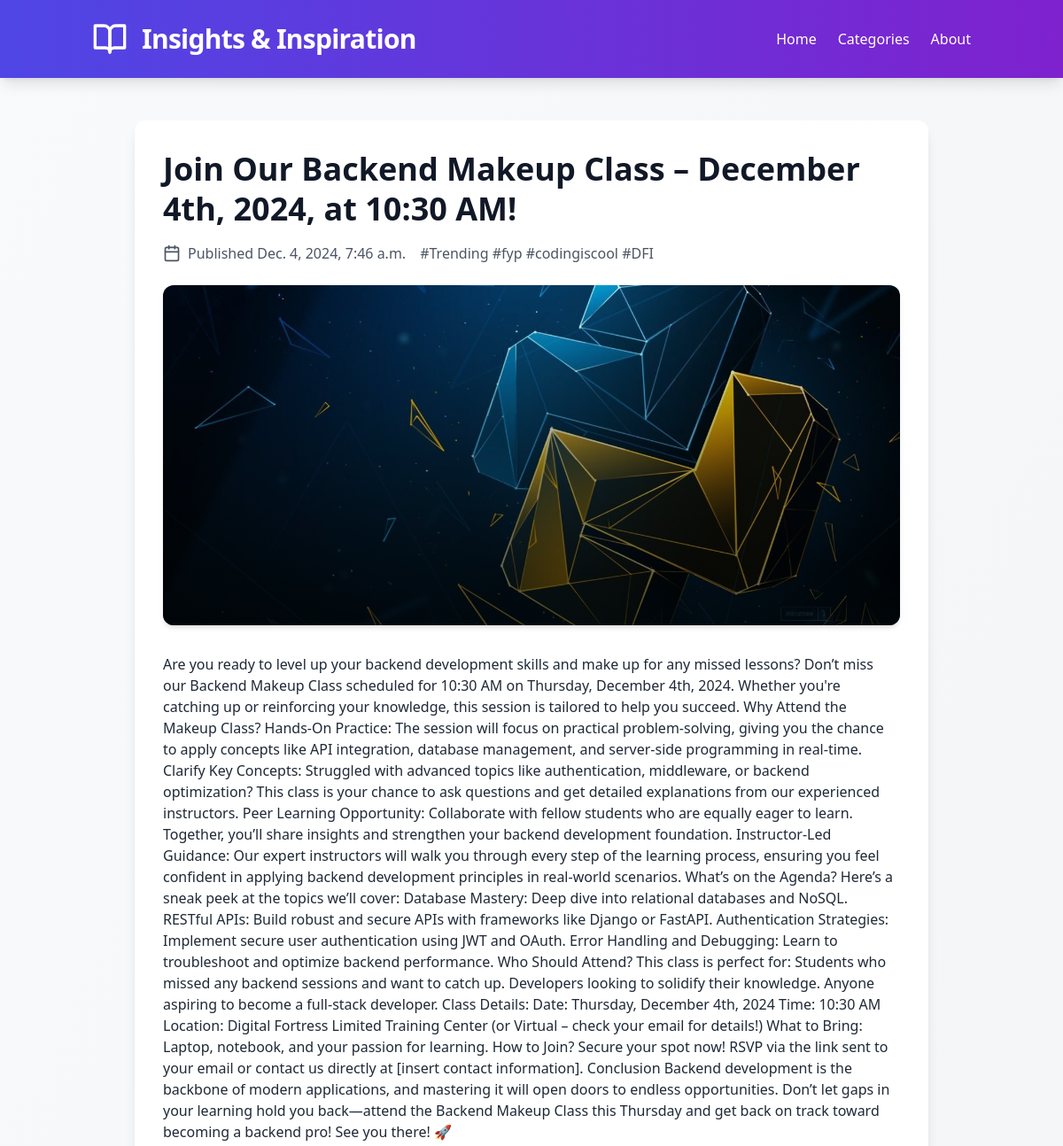
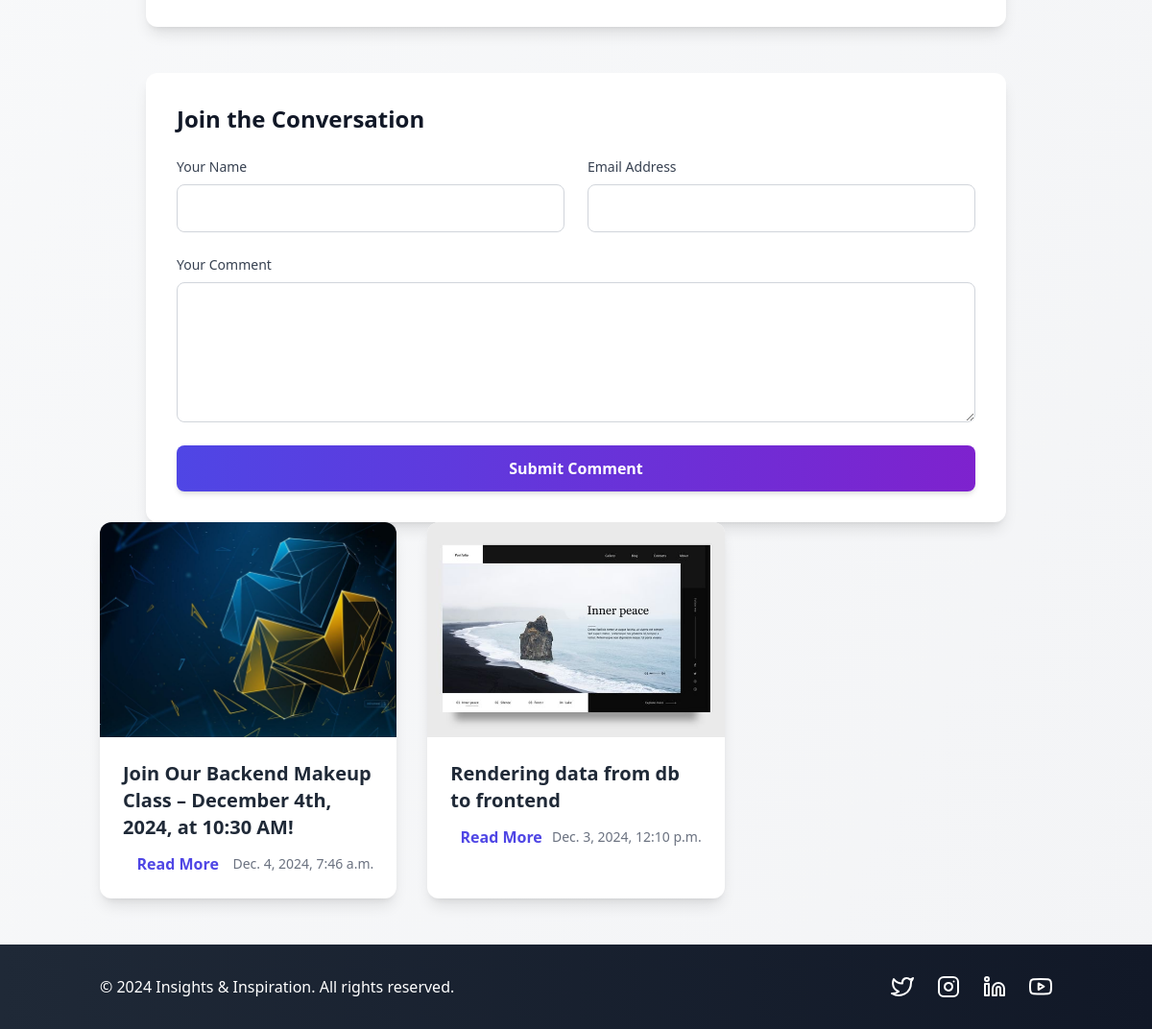
/2, run on the app's committed database (2 pictures, top to bottom).
### blog/models.py (models this page shows, shortened)
class Blog(models.Model):
    id = models.AutoField(primary_key=True)
    title = models.CharField(max_length=250, unique=True)
    content = models.TextField(null=True)
    image = models.ImageField(upload_to="Blog_image")
    video = models.FileField(upload_to="Blog_video", null=True)
    audio = models.FileField(upload_to="Blog_audio", null=True)
    hashtag = models.CharField(max_length=50, null=True)
    created_at = models.DateTimeField(auto_now_add=True)
    class Meta:
        ordering = ["-created_at"]

### blog/views.py (the view)
# urls.py: path("<int:pk>", detail, name="more info"),
def detail(request, pk):
    article = get_object_or_404(Blog, pk=pk)
    blogs = Blog.objects.all()
    return render(request, "detail.html", {"article": article, "blogs": blogs})

### template/detail.html (shortened to what this page needs)
{% load static %}
<!DOCTYPE html>
<html lang="en">
<head>
    <script src="https://cdn.tailwindcss.com"></script>
    <link rel="stylesheet" href="{% static 'main.css' %}">
</head>
<body class="bg-gradient-to-br from-gray-50 to-gray-100 min-h-screen flex flex-col font-sans antialiased">
    <header class="bg-gradient-to-r from-indigo-600 to-purple-700 text-white py-6 shadow-lg">
        <div class="container mx-auto px-4 flex items-center justify-between">
            <div class="flex items-center space-x-4">
                <i data-feather="book-open" class="w-10 h-10 text-white"></i>
                <a href="#"
                    class="text-3xl font-extrabold tracking-tight transform transition duration-300 hover:scale-105">Insights
                    & Inspiration</a>
            </div>
            <nav class="hidden md:flex space-x-6">
                <a href="#" class="hover:text-yellow-300 transition duration-300 transform hover:scale-110">Home</a>
                <a href="#"
                    class="hover:text-yellow-300 transition duration-300 transform hover:scale-110">Categories</a>
                <a href="#" class="hover:text-yellow-300 transition duration-300 transform hover:scale-110">About</a>
            </nav>
        </div>
    </header>
    <main class="container mx-auto py-12 px-4 flex-grow">
        <div class="max-w-4xl mx-auto">
            <article class="bg-white rounded-xl shadow-lg overflow-hidden p-8">
                <div class="mb-8">
                    <h1 class="text-4xl font-bold text-gray-900 mb-4 leading-tight">{{ article.title }}</h1>
                    <div class="flex items-center space-x-4 text-gray-600 mb-6">
                        <div class="flex items-center space-x-2">
                            <i data-feather="calendar" class="w-5 h-5"></i>
                            <span>Published {{ article.created_at }}</span>
                        </div>
                        <div class="flex items-center space-x-2">
                            <span>{{ article.hashtag }}</span>
                        </div>
                    </div>
                    <div class="relative">
                        <img src="{{ article.image.url }}" alt="Blog Featured Image"
                            class="w-full h-96 object-cover rounded-xl shadow-md">
                        <div class="absolute inset-0 bg-gradient-to-t from-black/70 to-transparent rounded-xl"></div>
                    </div>
                </div>
                <div class="prose prose-lg text-gray-800 space-y-6">
                    <p>{{ article.content }}</p>
                </div>
            </article>
            <section class="mt-12 bg-white rounded-xl shadow-lg p-8">
                <h3 class="text-2xl font-bold text-gray-900 mb-6">Join the Conversation</h3>
                <form class="space-y-6", method="POST">
                    <div class="grid md:grid-cols-2 gap-6">
                        <div>
                            <label for="name" class="block text-sm font-medium text-gray-700 mb-2">Your Name</label>
                            <input type="text" id="name" name="name" required
                                class="block w-full px-4 py-3 border border-gray-300 rounded-lg focus:ring-2 focus:ring-indigo-500 focus:border-indigo-500 transition duration-300">
                        </div>
                        <div>
                            <label for="email" class="block text-sm font-medium text-gray-700 mb-2">Email
                                Address</label>
                            <input type="email" id="email" name="email" required
                                class="block w-full px-4 py-3 border border-gray-300 rounded-lg focus:ring-2 focus:ring-indigo-500 focus:border-indigo-500 transition duration-300">
                        </div>
                    </div>
                    <div>
                        <label for="comment" class="block text-sm font-medium text-gray-700 mb-2">Your Comment</label>
                        <textarea id="comment" name="comment" rows="5" required
                            class="block w-full px-4 py-3 border border-gray-300 rounded-lg focus:ring-2 focus:ring-indigo-500 focus:border-indigo-500 transition duration-300"></textarea>
                    </div>
                    <button type="submit"
                        class="w-full bg-gradient-to-r from-indigo-600 to-purple-700 text-white font-semibold py-3 rounded-lg shadow-md hover:opacity-90 transition duration-300 transform hover:scale-105 active:scale-95">
                        Submit Comment
                    </button>
                </form>
            </section>
        </div>
        <div class="grid grid-cols-1 md:grid-cols-2 lg:grid-cols-3 gap-8">
            {% for blog in blogs%}
            <article
                class="bg-white rounded-xl shadow-lg overflow-hidden transform transition duration-500 hover:scale-105 hover:shadow-2xl group">
                <a href="{{ blog.id }}">
                    <div class="relative overflow-hidden">
                        <img src="{{ blog.image.url }}" alt="Blog Thumbnail"
                            class="w-full h-56 object-cover transition duration-500 group-hover:scale-110">
                    </div>
                    <div class="p-6">
                        <h2 class="text-xl font-bold text-gray-800 mb-3 group-hover:text-indigo-600 transition">{{ blog.title }}
                        </h2>
                        <div class="flex items-center justify-between">
                            <a href="#" class="text-indigo-600 font-semibold hover:text-indigo-800 transition">Read More</a>
                            <span class="text-sm text-gray-500">{{ blog.created_at }}</span>
                        </div>
                    </div>
                </a>
            </article>
            {% endfor %}
        </div>
    </main>
    <footer class="bg-gradient-to-r from-gray-800 to-gray-900 text-white py-8">
        <div class="container mx-auto px-4 flex flex-col md:flex-row items-center justify-between">
            <div class="text-center md:text-left mb-4 md:mb-0">
                <p>&copy; 2024 Insights & Inspiration. All rights reserved.</p>
            </div>
            <div class="flex space-x-6">
                <a href="#" class="text-white hover:text-blue-400 transition"><i data-feather="twitter"
                        class="w-6 h-6"></i></a>
                <a href="#" class="text-white hover:text-pink-500 transition"><i data-feather="instagram"
                        class="w-6 h-6"></i></a>
                <a href="#" class="text-white hover:text-blue-600 transition"><i data-feather="linkedin"
                        class="w-6 h-6"></i></a>
                <a href="#" class="text-white hover:text-red-500 transition"><i data-feather="youtube"
                        class="w-6 h-6"></i></a>
            </div>
        </div>
    </footer>
</body>
</html>

### data on the page
Blog: title "Join Our Backend Makeup Class – December 4th, 2024, at 10:30 AM!", created_at "Dec. 4, 2024, 7:46 a.m.", hashtag "#Trending #fyp #codingiscool #DFI", image (picture), content "Are you ready to level up your backend development skills and make up for any missed lessons? Don’t miss our Backend Makeup Class scheduled for 10:30 AM on Thursday, December 4th, 2024. Whether you're catching up or reinforcing your knowledge, this session is tailored to help you succeed. Why Attend the Makeup Class? Hands-On Practice: The session will focus on practical problem-solving, giving you the chance to apply concepts like API integration, database management, and server-side programming in real-time. Clarify Key Concepts: Struggled with advanced topics like authentication, middleware, or backend optimization? This class is your chance to ask questions and get detailed explanations…"
Blog: image (picture), title "Rendering data from db to frontend", created_at "Dec. 3, 2024, 12:10 p.m."
